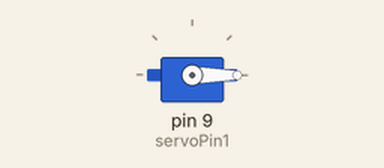
Simulated run of this sketch. Board: Arduino Uno, built with avr-gcc and run on an emulated ATmega328P. Shown: servo.

Above: at 0.05 s.
At 6.05 s:
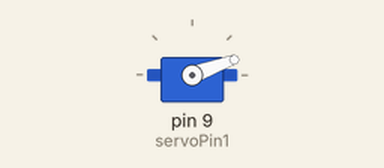
At 7.25 s:
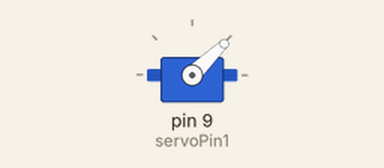
At 8.5 s:
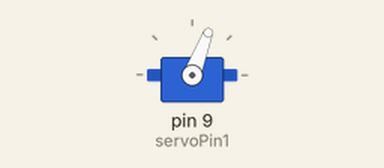
Timing chart, 0 to 11.1 s (numbered marks = the images above):
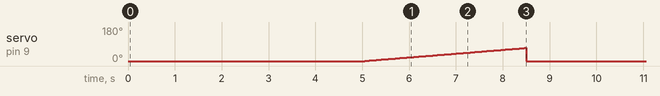

The sketch:

servo.ino
```cpp
// Include the Servo library
#include <Servo.h>
// Declare the Servo pin
int servoPin1 = 9;
//int servoPin2 = 5;
// Create a servo object

Servo BigServo;
//Servo SmallServo;

int maxx = 85;
int minn = 40;
int max1 = 0;
int min1 = 90;
int i = minn;

void bigservoDown() {
  for (i = min1; i <= max1; i++) {
    BigServo.write(i);
    delay(100);
  }
  //delay(1000);
}

void bigservoUp() {
  for (i = max1; i > min1; i--) {
    BigServo.write(i);
    delay(100);
  }

  //delay(1000);
}
//
//void grab()
//{
//  for (i = minn; i <= maxx; i++) {
//    SmallServo.write(i);
//    delay(2);
//  }
//
//  delay(1000);
//}

//void releasee()
//{
//  for (i = maxx; i > minn; i--) {
//    SmallServo.write(i);
//    delay(2);
//  }
//
//  delay(1000);
//}


void setup() {
  // We need to attach the servo to the used pin number
  BigServo.attach(servoPin1);
//  SmallServo.attach(servoPin2);
}
void loop() {
  //       BigServo.write(90);
  //       delay(5000);

  //bigServo
  //   releasee();

  BigServo.write(0);
  delay(5000);

  for(i = 0 ; i < 70 ; i++)
  {
    BigServo.write(i);
    delay(50);
    }
  //bigservoUp();
  //delay(1000);
  //bigservoDown();


  //delay(1000);


}
```

Measured:
- by itself, servo on pin 9 (servoPin1): ramps from 0° to 69° and jumps back, once every 8.5 s
